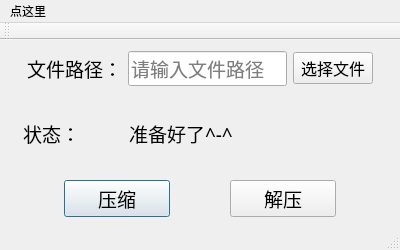
<?xml version="1.0" encoding="UTF-8"?>
<ui version="4.0">
 <class>MainWindow</class>
 <widget class="QMainWindow" name="MainWindow">
  <property name="geometry">
   <rect>
    <x>0</x>
    <y>0</y>
    <width>400</width>
    <height>250</height>
   </rect>
  </property>
  <property name="sizePolicy">
   <sizepolicy hsizetype="Preferred" vsizetype="Preferred">
    <horstretch>0</horstretch>
    <verstretch>0</verstretch>
   </sizepolicy>
  </property>
  <property name="minimumSize">
   <size>
    <width>400</width>
    <height>250</height>
   </size>
  </property>
  <property name="maximumSize">
   <size>
    <width>16777215</width>
    <height>16777215</height>
   </size>
  </property>
  <property name="windowTitle">
   <string>压缩助手</string>
  </property>
  <widget class="QWidget" name="centralWidget">
   <layout class="QGridLayout" name="gridLayout" rowstretch="5,5,2" rowminimumheight="5,5,2">
    <item row="2" column="0">
     <layout class="QHBoxLayout" name="horizontalLayout_3" stretch="1,2,1,2,1">
      <item>
       <spacer name="horizontalSpacer_2">
        <property name="orientation">
         <enum>Qt::Horizontal</enum>
        </property>
        <property name="sizeHint" stdset="0">
         <size>
          <width>40</width>
          <height>20</height>
         </size>
        </property>
       </spacer>
      </item>
      <item>
       <widget class="QPushButton" name="zip">
        <property name="sizePolicy">
         <sizepolicy hsizetype="Expanding" vsizetype="Expanding">
          <horstretch>0</horstretch>
          <verstretch>0</verstretch>
         </sizepolicy>
        </property>
        <property name="font">
         <font>
          <family>MS Shell Dlg 2</family>
          <pointsize>14</pointsize>
         </font>
        </property>
        <property name="text">
         <string>压缩</string>
        </property>
        <property name="autoDefault">
         <bool>true</bool>
        </property>
        <property name="default">
         <bool>true</bool>
        </property>
       </widget>
      </item>
      <item>
       <spacer name="horizontalSpacer">
        <property name="orientation">
         <enum>Qt::Horizontal</enum>
        </property>
        <property name="sizeHint" stdset="0">
         <size>
          <width>40</width>
          <height>20</height>
         </size>
        </property>
       </spacer>
      </item>
      <item>
       <widget class="QPushButton" name="unzip">
        <property name="sizePolicy">
         <sizepolicy hsizetype="Expanding" vsizetype="Expanding">
          <horstretch>0</horstretch>
          <verstretch>0</verstretch>
         </sizepolicy>
        </property>
        <property name="font">
         <font>
          <family>MS Shell Dlg 2</family>
          <pointsize>14</pointsize>
         </font>
        </property>
        <property name="text">
         <string>解压</string>
        </property>
       </widget>
      </item>
      <item>
       <spacer name="horizontalSpacer_3">
        <property name="orientation">
         <enum>Qt::Horizontal</enum>
        </property>
        <property name="sizeHint" stdset="0">
         <size>
          <width>40</width>
          <height>20</height>
         </size>
        </property>
       </spacer>
      </item>
     </layout>
    </item>
    <item row="1" column="0">
     <layout class="QHBoxLayout" name="horizontalLayout" stretch="1,8,20,1">
      <item>
       <spacer name="horizontalSpacer_6">
        <property name="orientation">
         <enum>Qt::Horizontal</enum>
        </property>
        <property name="sizeHint" stdset="0">
         <size>
          <width>40</width>
          <height>20</height>
         </size>
        </property>
       </spacer>
      </item>
      <item>
       <widget class="QLabel" name="label_2">
        <property name="font">
         <font>
          <family>等线</family>
          <pointsize>14</pointsize>
         </font>
        </property>
        <property name="text">
         <string>状态：</string>
        </property>
       </widget>
      </item>
      <item>
       <widget class="QLabel" name="lb_status">
        <property name="font">
         <font>
          <family>等线</family>
          <pointsize>14</pointsize>
         </font>
        </property>
        <property name="text">
         <string>准备好了^-^</string>
        </property>
       </widget>
      </item>
      <item>
       <spacer name="horizontalSpacer_7">
        <property name="orientation">
         <enum>Qt::Horizontal</enum>
        </property>
        <property name="sizeHint" stdset="0">
         <size>
          <width>40</width>
          <height>20</height>
         </size>
        </property>
       </spacer>
      </item>
     </layout>
    </item>
    <item row="0" column="0">
     <layout class="QHBoxLayout" name="horizontalLayout_2" stretch="1,6,10,4,1">
      <item>
       <spacer name="horizontalSpacer_4">
        <property name="orientation">
         <enum>Qt::Horizontal</enum>
        </property>
        <property name="sizeHint" stdset="0">
         <size>
          <width>40</width>
          <height>20</height>
         </size>
        </property>
       </spacer>
      </item>
      <item>
       <widget class="QLabel" name="label">
        <property name="font">
         <font>
          <family>等线</family>
          <pointsize>14</pointsize>
         </font>
        </property>
        <property name="text">
         <string>文件路径：</string>
        </property>
       </widget>
      </item>
      <item>
       <widget class="QLineEdit" name="le">
        <property name="font">
         <font>
          <family>等线</family>
          <pointsize>14</pointsize>
         </font>
        </property>
        <property name="inputMask">
         <string/>
        </property>
        <property name="text">
         <string/>
        </property>
        <property name="frame">
         <bool>true</bool>
        </property>
        <property name="placeholderText">
         <string>请输入文件路径</string>
        </property>
       </widget>
      </item>
      <item>
       <widget class="QPushButton" name="pb_choose">
        <property name="sizePolicy">
         <sizepolicy hsizetype="Minimum" vsizetype="Fixed">
          <horstretch>0</horstretch>
          <verstretch>0</verstretch>
         </sizepolicy>
        </property>
        <property name="font">
         <font>
          <family>MS Shell Dlg 2</family>
          <pointsize>12</pointsize>
         </font>
        </property>
        <property name="text">
         <string>选择文件</string>
        </property>
       </widget>
      </item>
      <item>
       <spacer name="horizontalSpacer_5">
        <property name="orientation">
         <enum>Qt::Horizontal</enum>
        </property>
        <property name="sizeHint" stdset="0">
         <size>
          <width>40</width>
          <height>20</height>
         </size>
        </property>
       </spacer>
      </item>
     </layout>
    </item>
   </layout>
  </widget>
  <widget class="QMenuBar" name="menuBar">
   <property name="geometry">
    <rect>
     <x>0</x>
     <y>0</y>
     <width>400</width>
     <height>21</height>
    </rect>
   </property>
   <widget class="QMenu" name="menumenu">
    <property name="title">
     <string>点这里</string>
    </property>
    <addaction name="actionabout"/>
    <addaction name="actiontips"/>
   </widget>
   <addaction name="menumenu"/>
  </widget>
  <widget class="QToolBar" name="mainToolBar">
   <attribute name="toolBarArea">
    <enum>TopToolBarArea</enum>
   </attribute>
   <attribute name="toolBarBreak">
    <bool>false</bool>
   </attribute>
  </widget>
  <widget class="QStatusBar" name="statusBar"/>
  <action name="actionabout">
   <property name="text">
    <string>关于</string>
   </property>
  </action>
  <action name="actiontips">
   <property name="text">
    <string>tips</string>
   </property>
  </action>
 </widget>
 <layoutdefault spacing="6" margin="11"/>
 <resources/>
 <connections/>
</ui>
